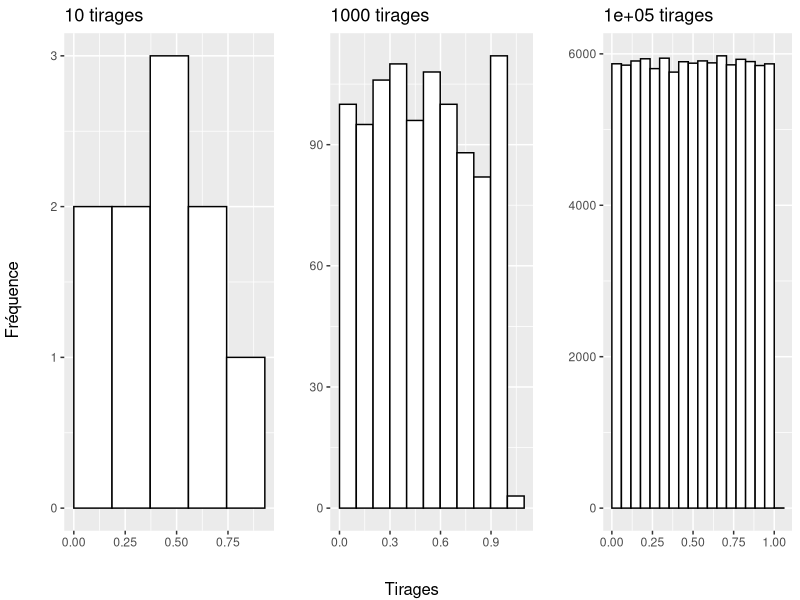
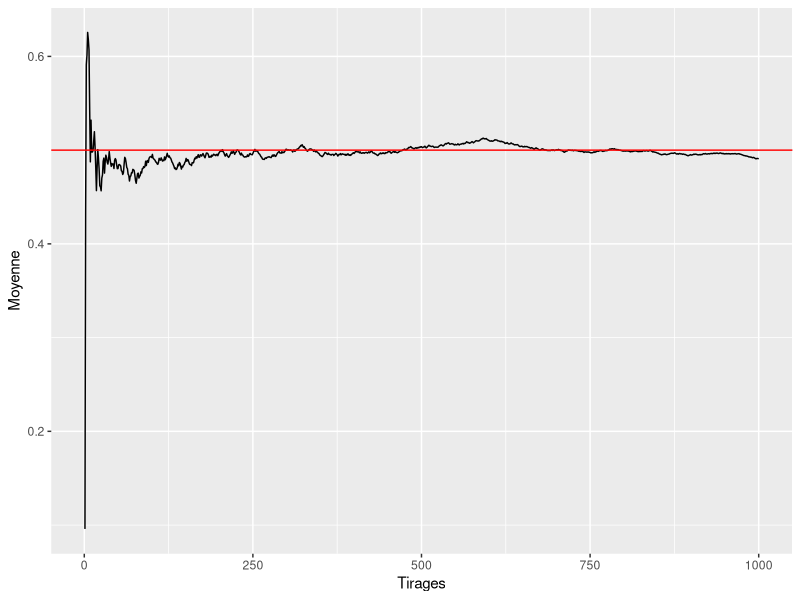

These charts were generated, in order, by the following R code: (Note: this script raises an error after producing the figures.)
## ---- chunk 1
knitr::opts_chunk$set(echo = TRUE, tidy=TRUE, tidy.opts=list(blank=FALSE, width.cutoff=50), out.width='.8\\maxwidth')
options(width=50)
# Installation des packages si nécessaire et chargement
Library <- function(Packages) {
  InstallAndLoad <- function(Package) {
    if (!Package %in% installed.packages()[, 1]) {install.packages(Package, repos="https://cran.rstudio.com/")}
    require(Package, character.only = TRUE)
  }
  invisible(sapply(Packages, InstallAndLoad))
}
# Ajouter les packages nécessaires ici
Library(c("kableExtra", "tidyverse", "gridExtra"))
## ---- chunk 2
fh <- function(n) {
  Tirages <- runif(n)
  thePlot <- ggplot(data.frame(Tirages), aes(Tirages)) +
    geom_histogram(bins=nclass.Sturges(Tirages), color="black", fill="white", boundary = 0) +
    labs(x="", y="", title=paste(n, "tirages"))  
  return(thePlot)
}
library("gridExtra")
grid.arrange(fh(10), fh(1000), fh(100000), ncol=3, bottom="Tirages", left="Fréquence")
## ---- chunk 3
NbTirages <- 1000
NbTirages %>% runif -> Tirages
Tirages %>% 
  cumsum %>% 
  `/`(1:NbTirages) -> Moyenne
ggplot(data.frame(Tirages=1:NbTirages, Moyenne), aes(x=Tirages, y=Moyenne)) +
  geom_line() +
  geom_hline(yintercept = 0.5, col="red")
## ---- chunk 4
sd(Tirages)
## ---- chunk 5
sd(runif(10))
## ---- chunk 6
fd(NbTirages, replicate(NbRepetitions, mean(round(runif(NbTirages), 1))))
## ---- chunk 7
Tirages <- runif(10)
mean(Tirages)
sd(Tirages)
## ---- chunk 8
NbTirages <- 116
NbRepetitions <- 10000
TiragesM <- replicate(NbRepetitions, mean(runif(NbTirages)))
ggplot(data.frame(TiragesM), aes(TiragesM)) +
  geom_histogram(bins=nclass.Sturges(TiragesM), 
                   color="black", fill="white", boundary = 0) +
  # Tracé de l'intervalle de confiance et de la moyenne
  geom_vline(xintercept = quantile(TiragesM, probs=0.025), lty=2) +
  geom_vline(xintercept = quantile(TiragesM, probs=0.975), lty=2) +
  geom_vline(xintercept = mean(TiragesM), lty=3, col="green") +
  labs(x="Tirages", y="Fréquence" )
## ---- chunk 9
# 95 pour cent
qt(1-(1-0.95)/2, 1000-1)
# 99 pour cent
qt(1-(1-0.99)/2, 1000-1)
